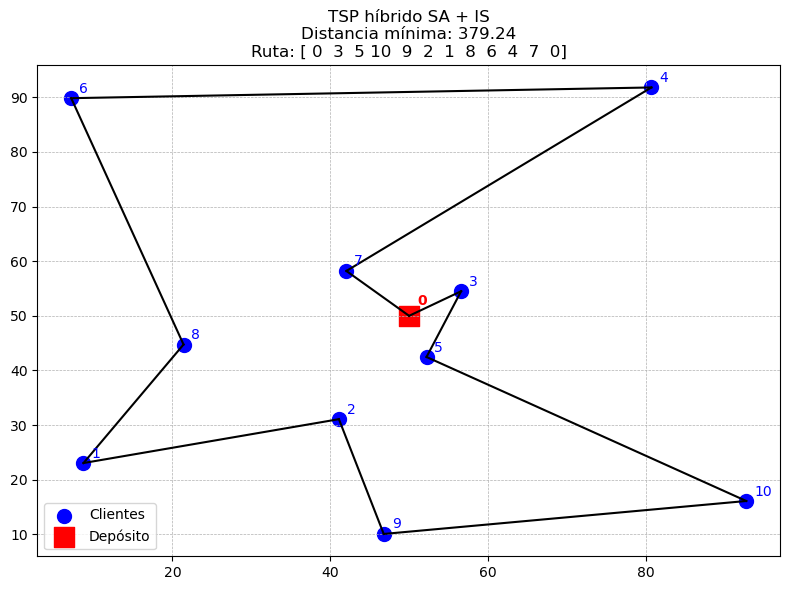

The Python source for this figure:
# -*- coding: utf-8 -*-
import numpy as np
import matplotlib.pyplot as plt
from scipy.spatial.distance import cdist
import time

np.random.seed(57)  # Semilla para reproducibilidad

# -----------------------------
# Datos del TSP
# -----------------------------
num_clientes = 10
clientes     = np.random.rand(num_clientes, 2) * 100
deposito     = np.array([[50, 50]])
ubicaciones  = np.vstack([deposito, clientes])   # nodo 0 es el depósito

# Matriz de distancias euclídeas entre todos los nodos (0 = depósito)
matriz_dist = cdist(ubicaciones, ubicaciones, metric='euclidean')

# -----------------------------
# Utilidades para el TSP
# -----------------------------
def distancia_ruta_clientes(orden_clientes, D):
    """
    Coste total incluyendo ida y vuelta al depósito:
    0 -> c1 -> c2 -> ... -> cn -> 0
    """
    if len(orden_clientes) == 0:
        return 0.0
    dist = D[0, orden_clientes[0]]  # del depósito al primero
    for i in range(len(orden_clientes)-1):  # entre clientes consecutivos
        dist += D[orden_clientes[i], orden_clientes[i+1]]
    dist += D[orden_clientes[-1], 0]  # del último al depósito
    return dist

def ruta_completa(orden_clientes):
    """Devuelve la ruta completa con depósito al inicio y al final."""
    return np.array([0] + list(orden_clientes) + [0], dtype=int)

# ---------- Muestreo enfatizado: construcción de orden ----------
def generar_orden_enfatizado(D, num_clientes, alpha=2.0, eps=1e-9):
    """
    Construye un orden [c1, c2, ..., cn] (sin el 0) partiendo del depósito.
    En cada paso: prob ∝ (1 / distancia(Actual,c)^alpha).
    """
    restantes = list(range(1, num_clientes + 1))
    orden = []
    actual = 0  # depósito

    while restantes:
        d     = np.array([D[actual, c] for c in restantes])
        inv   = 1.0 / np.maximum(d, eps)
        pesos = inv ** alpha
        probs = pesos / pesos.sum()
        idx   = np.random.choice(len(restantes), p=probs)
        sig   = restantes.pop(idx)
        orden.append(sig)
        actual = sig

    return np.array(orden, dtype=int)

# ---------- Vecino por muestreo enfatizado (reconstrucción parcial) ----------
def vecino_enfatizado_parcial(orden, D, alpha=2.0, eps=1e-9):
    """
    Toma un bloque aleatorio de la ruta y lo reconstruye con muestreo enfatizado:
    desde el cliente previo al bloque (o el depósito si el bloque arranca al inicio),
    elige el siguiente dentro del bloque con prob ∝ 1/dist^alpha hasta agotar el bloque.
    """
    n = len(orden)
    if n < 2:
        return orden.copy()

    i, j = np.sort(np.random.choice(n, size=2, replace=False))
    if i == j:
        return orden.copy()

    bloque  = list(orden[i:j+1])
    prefijo = list(orden[:i])
    sufijo  = list(orden[j+1:])

    reconstruido = []
    actual = 0 if i == 0 else prefijo[-1]  # contexto de arranque

    candidatos = bloque.copy()
    while candidatos:
        d     = np.array([D[actual, c] for c in candidatos])
        inv   = 1.0 / np.maximum(d, eps)
        pesos = inv ** alpha
        probs = pesos / pesos.sum()
        idx   = np.random.choice(len(candidatos), p=probs)
        sig   = candidatos.pop(idx)
        reconstruido.append(sig)
        actual = sig

    nuevo_orden = np.array(prefijo + reconstruido + sufijo, dtype=int)
    return nuevo_orden

# -----------------------------
# Temple simulado para el TSP (inicial y vecinos con muestreo enfatizado)
# -----------------------------
def temple_simulado_tsp(D,
                        num_clientes,
                        temp_inicio=100.0,
                        temp_final=1e-3,
                        tasa_enfriamiento=0.995,
                        long_ciclo=200,
                        max_iter=20000,
                        alpha_inicial=2.0,
                        alpha_vecino=2.0):
    """
    Temple simulado (minimización) con muestreo enfatizado:
      - Estado: orden de visita de clientes (sin el 0).
      - Inicial: construido con prob ∝ 1/d^alpha_inicial.
      - Vecino: reconstrucción parcial por muestreo enfatizado (alpha_vecino).
      - Aceptación: Metrópolis exp(-Δ/T).
    """
    # Estado inicial (enfatizado)
    actual = generar_orden_enfatizado(D, num_clientes, alpha=alpha_inicial)
    coste_actual = distancia_ruta_clientes(actual, D)
    mejor, mejor_coste = actual.copy(), coste_actual

    T = temp_inicio
    historial = [coste_actual]
    it_total = 0

    t0 = time.perf_counter()

    while T > temp_final and it_total < max_iter:
        for _ in range(long_ciclo):
            it_total += 1
            vecino = vecino_enfatizado_parcial(actual, D, alpha=alpha_vecino)
            coste_vecino = distancia_ruta_clientes(vecino, D)
            delta = coste_vecino - coste_actual  # minimización

            # Criterio de Metropolis
            if delta <= 0 or np.exp(-delta / T) > np.random.rand():
                actual, coste_actual = vecino, coste_vecino
                if coste_actual < mejor_coste:
                    mejor, mejor_coste = actual.copy(), coste_actual

            historial.append(coste_actual)
            if it_total >= max_iter:
                break

        # Enfriamiento geométrico
        T *= tasa_enfriamiento

    t1 = time.perf_counter()
    duracion = t1 - t0
    return mejor, mejor_coste, historial, duracion

# -----------------------------
# Ejecutar temple simulado
# -----------------------------
mejor_orden, mejor_distancia, historial_costes, dur = temple_simulado_tsp(
    matriz_dist,
    num_clientes=num_clientes,
    temp_inicio=10,
    temp_final=1e-3,
    tasa_enfriamiento=0.995,
    long_ciclo=200,
    max_iter=10000,
    alpha_inicial=2.0,     # sesgo en la construcción inicial
    alpha_vecino=2.0       # sesgo en la vecindad (reconstrucción parcial)
)

mejor_ruta = ruta_completa(mejor_orden)

print(f"Tiempo de optimización (SA+IS): {dur:.3f} s")
print(f"Mejor distancia: {mejor_distancia:.2f}")
print(f"Mejor ruta: {mejor_ruta}")

# -----------------------------
# Visualización
# -----------------------------
plt.figure(figsize=(8, 6))
plt.scatter(clientes[:, 0], clientes[:, 1], c='blue', s=100, label='Clientes')
plt.scatter(deposito[0, 0], deposito[0, 1], c='red', s=200, marker='s', label='Depósito')

# Etiquetas
for i, (x, y) in enumerate(clientes, start=1):
    plt.text(x + 1, y + 1, str(i), color='blue')
plt.text(deposito[0, 0] + 1, deposito[0, 1] + 2, '0', color='red', fontweight='bold')

# Dibuja la mejor ruta
ruta = [0] + list(mejor_orden) + [0]
for i in range(len(ruta) - 1):
    a, b = ruta[i], ruta[i + 1]
    plt.plot([ubicaciones[a, 0], ubicaciones[b, 0]],
             [ubicaciones[a, 1], ubicaciones[b, 1]], 'k-')

plt.title(
    f"TSP híbrido SA + IS\n"
    f"Distancia mínima: {mejor_distancia:.2f}\n"
    f"Ruta: {mejor_ruta}"
)
plt.grid(True, linestyle='--', linewidth=0.5)
plt.legend(loc='lower left')
plt.tight_layout()
plt.show()
